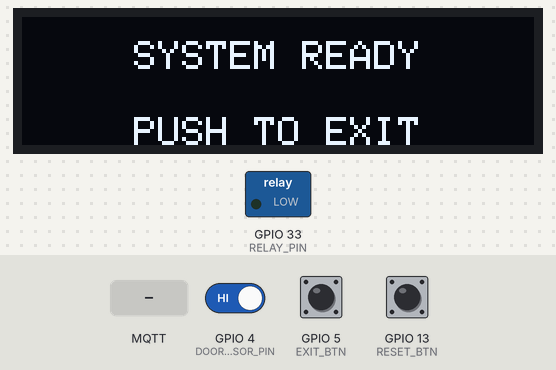
This sketch was run on a simulated ESP32. Shown: 128×32 one-colour display, switched loads named in the sketch (green lamp = pin HIGH). The test bench sets the inputs (shaded band); at power-on: GPIO 5 (EXIT_BTN) HIGH, GPIO 13 (RESET_BTN) HIGH, GPIO 4 (DOOR_SENSOR_PIN) HIGH. WiFi joins after 1.5 s; servers stay silent unless stated; no MQTT or app messages arrive unless stated; what the sketch prints to the serial monitor is not drawn.

Above: at 2.7 s.
2.8 s: GPIO 5 (EXIT_BTN) pulled LOW for 0.15 s
At 3.5 s:
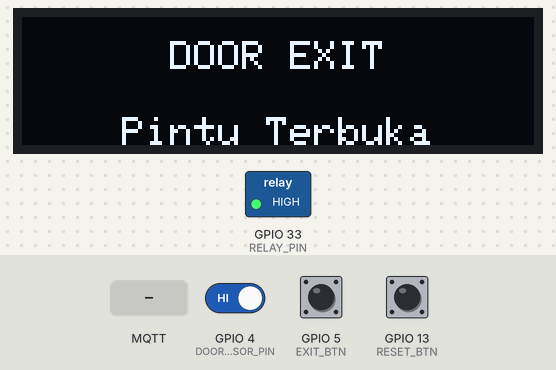
5.9 s: GPIO 13 (RESET_BTN) pulled LOW for 3.2 s
At 10.4 s:
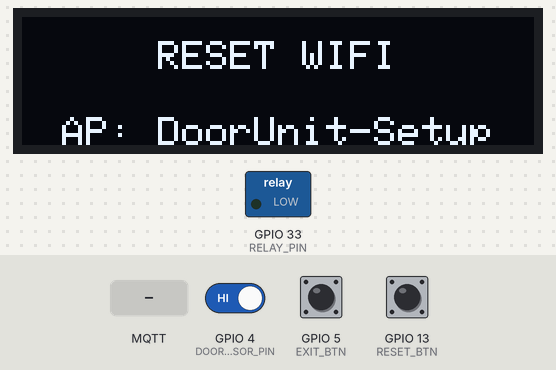
13.6 s: MQTT message "open" arrives on the first subscribed topic
At 14.1 s:
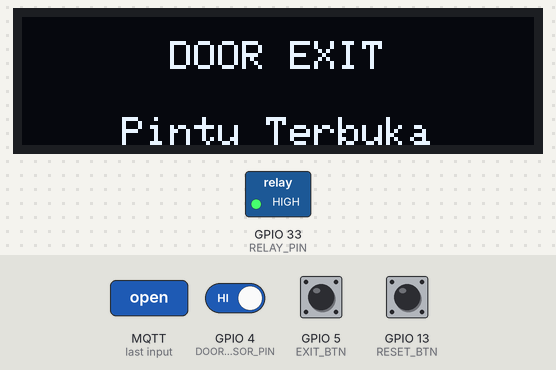
15.1 s: GPIO 13 (RESET_BTN) pulled LOW for 3.2 s
At 18.5 s:
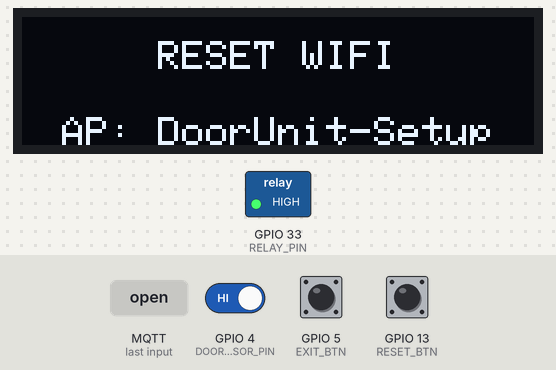
Timing chart, 0 to 22.3 s (numbered marks = the images above; inputs shaded):
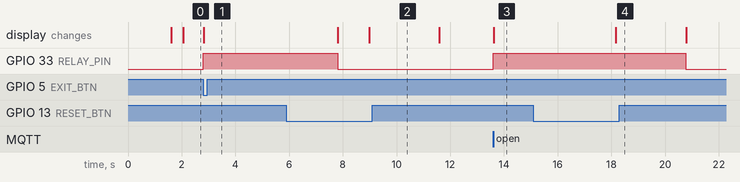

Measured:
- after the input at 2.8 s, GPIO 33 (RELAY_PIN): LOW → HIGH at once; the display: changes at once (image 1)
- after the input at 5.9 s, the display: first differs from a run without the input after 3.1 s (image 2)
- after the input at 13.6 s, GPIO 33 (RELAY_PIN): LOW → HIGH at once; the display: changes at once (image 3)
- after the input at 15.1 s, GPIO 33 (RELAY_PIN): HIGH → LOW after 5.7 s instead of 3.5 s; the display: changes after 3.1 s (image 4)

The sketch:

ESP32_DoorLockUnit.ino
```cpp
// Project  : ESP32 Door Lock Unit
// SoftAP   : DoorUnit-Setup
// Board    : ESP32 versi 3.3.3

#include <WiFi.h>
#include <WiFiClientSecure.h>
#include <WiFiManager.h>        // 2.0.17
#include <PubSubClient.h>       // 2.8.0
#include <Adafruit_GFX.h>       // 1.12.4
#include <Adafruit_SSD1306.h>   // 2.5.16

// ==================== PIN CONFIG ====================
#define DOOR_SENSOR_PIN 4
#define EXIT_BTN 5
#define RELAY_PIN 33
#define RESET_BTN 13

// Oled display
#define SCREEN_WIDTH  128
#define SCREEN_HEIGHT 32
Adafruit_SSD1306 display(SCREEN_WIDTH, SCREEN_HEIGHT, &Wire, -1);

// ==================== MQTT CONFIG ====================
const char* mqtt_server ="0c82a64bb24146519d9b6df720d08792.s1.eu.hivemq.cloud";
const int mqtt_port     = 8883;
const char* mqtt_user   = "SmartLockSystem";
const char* mqtt_pass   = "2FactorAuthentication";

WiFiClientSecure mqttSecureClient;
PubSubClient mqttClient(mqttSecureClient);

// --------------------- PUBLISH ---------------------
const char* topic_door_status = "switch/door_status";   // status door switch dari ESP32_DoorUnit
const char* topic_exit_button = "switch/exit_button";   // konfirmasi exit button
// --------------------- SUBSCRIBE ---------------------
const char* topic_door_lock   = "solenoid/door_unlock"; // perintah buka pintu ke ESP32_DoorUnit

// =================== GLOBAL VARIABLES ===================
// MQTT status
bool mqttReady = false;
unsigned long lastMqttReconnectAttempt = 0;

// WiFi state
bool wifiPortalActive = false;
bool wifiWasConnected = false;

// Relay
bool relayActive = false;
unsigned long relayStartTime = 0;
const unsigned long relayDuration = 5000;

// Door switch
int lastDoorState                   = -1;
unsigned long lastDoorReport        = 0;

// Button exit
unsigned long lastButtonPress       = 0;

// Button reset WiFi
bool wifiResetBtnLastReading = HIGH;
bool wifiResetBtnStableState = HIGH;
unsigned long wifiResetBtnLastDebounceMs = 0;
unsigned long wifiResetBtnPressedMs = 0;
bool wifiResetTriggered = false;
const unsigned long WIFI_RESET_DEBOUNCE_MS = 50;
const unsigned long WIFI_RESET_HOLD_MS = 3000;

// OLED anti flicker
String lastL1 = "", lastL2 = "";

// ================ FUNCTION PROTOTYPES ================
void wifiConnect();
void startReconnectPortal();
void resetWiFi();
void handleWiFiReset();
void mqttReconnectNonBlocking();
void mqttCallback(char* topic, byte* payload, unsigned int length);
void shortDelay(unsigned long ms);
void uiSet(const String& l1, const String& l2);

// ==================== UTILITIES ====================
void shortDelay(unsigned long ms) {
    unsigned long start = millis();
    while (millis() - start < ms) {
        if (mqttClient.connected()) mqttClient.loop();
        yield();
    }
}

void uiSet(const String& l1, const String& l2) {
    if (l1 == lastL1 && l2 == lastL2) return;

    lastL1 = l1;
    lastL2 = l2;

    display.clearDisplay();
    display.setTextSize(1);
    display.setTextColor(SSD1306_WHITE);

    int16_t x1, y1;
    uint16_t w, h;

    display.getTextBounds(l1, 0, 0, &x1, &y1, &w, &h);
    int xTop = (SCREEN_WIDTH - w) / 2;
    if (xTop < 0) xTop = 0;
    display.setCursor(xTop, 6);
    display.println(l1);

    display.getTextBounds(l2, 0, 0, &x1, &y1, &w, &h);
    int xBot = (SCREEN_WIDTH - w) / 2;
    if (xBot < 0) xBot = 0;
    display.setCursor(xBot, 25);
    display.println(l2);

    display.display();
}

// ==================== WIFI CONFIG ====================
void wifiConnect() {
    if (WiFi.status() == WL_CONNECTED) return;
    if (wifiPortalActive) return;

    Serial.println("\n[WiFiManager] Memulai konfigurasi WiFi...");
    wifiPortalActive = true;

    WiFiManager wm;
    wm.setConfigPortalTimeout(180); // 3 menit
    wm.setDebugOutput(true);

    wm.setAPCallback([](WiFiManager *wmPtr) {
        uiSet("WIFI SETUP", "AP: DoorUnit-Setup");
    });

    uiSet("Memulai Sistem", "Menunggu WiFi");

    bool res = wm.autoConnect("DoorUnit-Setup"); // AP Name  :DoorUnit-Setup
    wifiPortalActive = false;

    if (!res) {
        Serial.println("[WiFiManager] Gagal terhubung / timeout!");
        uiSet("WIFI FAILED", "Restart Perangkat");
        delay(1000);
        ESP.restart();
    } else {
        Serial.println("[WiFiManager] WiFi terhubung!");
        Serial.print("[WiFi] IP: ");
        Serial.println(WiFi.localIP());
        shortDelay(50);
    }
}

void startReconnectPortal() {
    if (wifiPortalActive) return;

    Serial.println("[WiFi] Koneksi terputus -> membuka mode setup");
    wifiPortalActive = true;

    mqttClient.disconnect();
    mqttReady = false;

    uiSet("WIFI RECONNECT", "AP: DoorUnit-Setup");

    WiFi.mode(WIFI_STA);
    WiFi.disconnect(false, false);

    WiFiManager wm;
    wm.setConfigPortalTimeout(180);
    wm.setDebugOutput(true);

    wm.setAPCallback([](WiFiManager *wmPtr) {
        uiSet("WIFI RECONNECT", "AP: DoorUnit-Setup");
    });

    bool res = wm.startConfigPortal("DoorUnit-Setup");
    wifiPortalActive = false;

    if (res && WiFi.status() == WL_CONNECTED) {
        Serial.println("[WiFi] Berhasil reconnect dari config portal");
        Serial.print("[WiFi] IP: ");
        Serial.println(WiFi.localIP());
        wifiWasConnected = true;
    } else {
        Serial.println("[WiFi] Reconnect portal selesai tanpa koneksi, restart...");
        uiSet("WIFI FAILED", "Restart Device");
        shortDelay(1200);
        ESP.restart();
    }
}

void resetWiFi() {
    if (wifiPortalActive) return;

    Serial.println("[WiFi] Reset WiFi -> hapus kredensial");
    uiSet("RESET WIFI", "AP: DoorUnit-Setup");

    mqttClient.disconnect();
    mqttReady = false;

    WiFiManager wm;
    wm.resetSettings();
    WiFi.disconnect(true, true);

    wifiWasConnected = false;

    shortDelay(1000);

    wifiPortalActive = true;
    wm.setConfigPortalTimeout(180);
    wm.setDebugOutput(true);

    wm.setAPCallback([](WiFiManager *wmPtr) {
        uiSet("RESET WIFI", "AP: DoorUnit-Setup");
    });

    bool res = wm.startConfigPortal("DoorUnit-Setup");
    wifiPortalActive = false;

    if (res && WiFi.status() == WL_CONNECTED) {
        Serial.println("[WiFi] WiFi baru berhasil dikonfigurasi");
        Serial.print("[WiFi] IP: ");
        Serial.println(WiFi.localIP());
        wifiWasConnected = true;
    } else {
        Serial.println("[WiFi] Portal reset selesai tanpa koneksi, restart...");
        uiSet("WIFI FAILED", "Restart Device");
        shortDelay(1200);
        ESP.restart();
    }
}

void handleWiFiReset() {
    bool reading = digitalRead(RESET_BTN);

    if (reading != wifiResetBtnLastReading) {
        wifiResetBtnLastDebounceMs = millis();
        wifiResetBtnLastReading = reading;
    }

    if ((millis() - wifiResetBtnLastDebounceMs) > WIFI_RESET_DEBOUNCE_MS) {
        if (reading != wifiResetBtnStableState) {
            wifiResetBtnStableState = reading;

            if (wifiResetBtnStableState == LOW) {
                wifiResetBtnPressedMs = millis();
                wifiResetTriggered = false;
            } else {
                wifiResetBtnPressedMs = 0;
                wifiResetTriggered = false;
            }
        }
    }

    if (WiFi.status() == WL_CONNECTED &&
        wifiResetBtnStableState == LOW &&
        !wifiResetTriggered &&
        wifiResetBtnPressedMs > 0) {

        if (millis() - wifiResetBtnPressedMs >= WIFI_RESET_HOLD_MS) {
            wifiResetTriggered = true;
            resetWiFi();
        }
    }
}

// ==================== MQTT CONFIG ====================
void mqttReconnectNonBlocking() {
    if (mqttClient.connected()) return;
    if (millis() - lastMqttReconnectAttempt < 2000) return;
    lastMqttReconnectAttempt = millis();

    String clientId = "ESP32_DoorUnit";
    clientId += String((uint32_t)ESP.getEfuseMac(), HEX);

    Serial.print("[MQTT] Menghubungkan ke HiveMQ Cloud...");
    if (mqttClient.connect(clientId.c_str(), mqtt_user, mqtt_pass)) {
        Serial.println("Terhubung ✅");
        mqttReady = true;

        mqttClient.subscribe(topic_door_lock);
        mqttClient.setCallback(mqttCallback);
    } else {
        Serial.print("Gagal rc=");
        Serial.println(mqttClient.state());
        mqttReady = false;
    }
}

void mqttCallback(char* topic, byte* payload, unsigned int length) {
    String msg = "";
    for (unsigned int i = 0; i < length; i++) msg += (char)payload[i];
    msg.trim();

    Serial.print("[MQTT]  ");
    Serial.print(topic);
    Serial.print(" => ");
    Serial.println(msg);

    // Kontrol relay + solenoid lock
    if (String(topic) == topic_door_lock && msg == "open") {
        digitalWrite(RELAY_PIN, HIGH);
        relayActive = true;
        relayStartTime = millis();
        uiSet("DOOR EXIT", "Pintu Terbuka");
    }
}

// ==================== SETUP ====================
void setup() {
    Serial.begin(9600);

    pinMode(DOOR_SENSOR_PIN, INPUT_PULLUP);
    pinMode(EXIT_BTN, INPUT_PULLUP);
    pinMode(RESET_BTN, INPUT_PULLUP);

    pinMode(RELAY_PIN, OUTPUT);
    digitalWrite(RELAY_PIN, LOW);

    // Display
    if (!display.begin(SSD1306_SWITCHCAPVCC, 0x3C)) {
        Serial.println("OLED tidak terdeteksi!");
    } else {
        uiSet("Memulai Sistem", "Menunggu WiFi");
    }

    wifiConnect();
    wifiWasConnected = (WiFi.status() == WL_CONNECTED);

    mqttSecureClient.setInsecure();
    mqttClient.setServer(mqtt_server, mqtt_port);
    mqttClient.setCallback(mqttCallback);
}

// ==================== MAIN LOOP ====================
void loop() {
    handleWiFiReset();

    if (!wifiPortalActive) {
        wifiConnect();
    }

    // MQTT reconnect & loop
    if (WiFi.status() == WL_CONNECTED) {
        mqttReconnectNonBlocking();
        if (mqttClient.connected()) {
            mqttReady = true;
            mqttClient.loop();
        } else {
            mqttReady = false;
        }
    } else {
        mqttReady = false;
    }

    // OLED + WiFi state
    if (WiFi.status() == WL_CONNECTED) {
        wifiWasConnected = true;

        if (!mqttReady) {
            uiSet("WIFI CONNECTED", "Menunggu MQTT...");
        } else if (!relayActive) {
            uiSet("SYSTEM READY", "PUSH TO EXIT");
        }
    } else {
        if (wifiWasConnected && !wifiPortalActive) {
            startReconnectPortal();
        }
    }

    // Relay Timer
    if (relayActive && millis() - relayStartTime >= relayDuration) {
        digitalWrite(RELAY_PIN, LOW);
        relayActive = false;
        Serial.println("[Relay] Auto OFF");
        uiSet("SYSTEM READY", "PUSH TO EXIT");
    }

    // Door Switch Sensor
    int doorState = digitalRead(DOOR_SENSOR_PIN);
    if (doorState != lastDoorState && millis() - lastDoorReport > 100) {
        lastDoorState = doorState;
        lastDoorReport = millis();

        if (doorState == HIGH) {
            Serial.println("Door Open");
            mqttClient.publish(topic_door_status, "open");
        } else {
            Serial.println("Door Closed");
            mqttClient.publish(topic_door_status, "closed");
        }
    }

    // Button Exit
    if (digitalRead(EXIT_BTN) == LOW) {
        if (millis() - lastButtonPress > 300) {
            Serial.println("[Button] Manual OPEN");
            mqttClient.publish(topic_exit_button, "exit");
            digitalWrite(RELAY_PIN, HIGH);
            relayActive = true;
            relayStartTime = millis();
            uiSet("DOOR EXIT", "Pintu Terbuka");
            lastButtonPress = millis();
        }
    }
    shortDelay(5);
}
```
